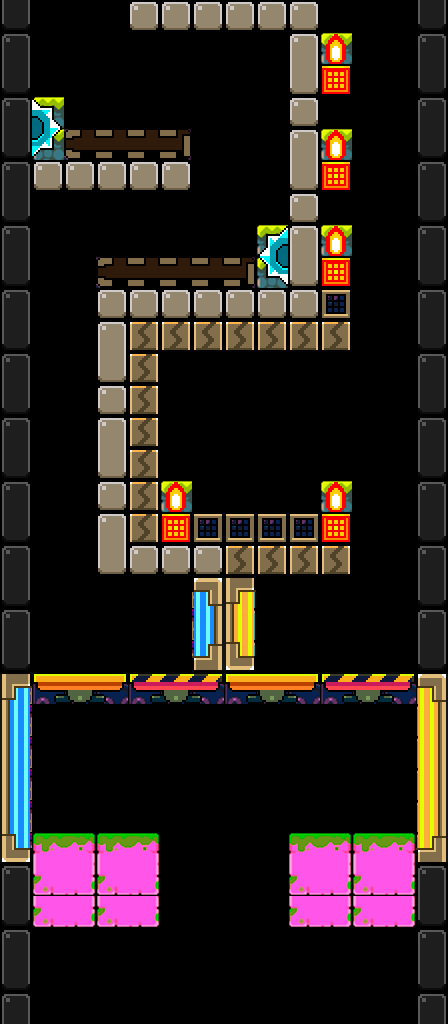

A 2D game scene composited from a Tiled map and its tileset images. What follows is a short description and the map's XML, with each tile layer's data collapsed to a summary:
An orthogonal 14x32 tile map with 32x32 px tiles, 4 tile layers (Colision, Enemigos, Rads, Plataformas), 1 hidden layer not drawn.

<map version="1.0" tiledversion="2017.07.26" orientation="orthogonal" renderorder="right-down" width="14" height="32" tilewidth="32" tileheight="32" nextobjectid="56">
 <tileset firstgid="1" name="plataformas" tilewidth="32" tileheight="32" tilecount="196" columns="28">
  <image source="../plataformas.png" width="896" height="224" />
  <tile id="71">
   <animation>
    <frame tileid="71" duration="100" />
    <frame tileid="15" duration="100" />
   </animation>
  </tile>
  <tile id="72">
   <animation>
    <frame tileid="72" duration="100" />
    <frame tileid="16" duration="100" />
   </animation>
  </tile>
  <tile id="99">
   <animation>
    <frame tileid="99" duration="100" />
    <frame tileid="43" duration="100" />
   </animation>
  </tile>
  <tile id="100">
   <animation>
    <frame tileid="100" duration="100" />
    <frame tileid="44" duration="100" />
   </animation>
  </tile>
  <tile id="102">
   <animation>
    <frame tileid="102" duration="100" />
    <frame tileid="103" duration="100" />
    <frame tileid="104" duration="100" />
   </animation>
  </tile>
  <tile id="112">
   <animation>
    <frame tileid="112" duration="100" />
    <frame tileid="115" duration="100" />
    <frame tileid="118" duration="100" />
    <frame tileid="121" duration="100" />
    <frame tileid="124" duration="100" />
    <frame tileid="127" duration="100" />
   </animation>
  </tile>
  <tile id="113">
   <animation>
    <frame tileid="113" duration="100" />
    <frame tileid="116" duration="100" />
    <frame tileid="119" duration="100" />
    <frame tileid="122" duration="100" />
    <frame tileid="125" duration="100" />
    <frame tileid="128" duration="100" />
   </animation>
  </tile>
  <tile id="114">
   <animation>
    <frame tileid="114" duration="100" />
    <frame tileid="117" duration="100" />
    <frame tileid="120" duration="100" />
    <frame tileid="123" duration="100" />
    <frame tileid="126" duration="100" />
    <frame tileid="129" duration="100" />
   </animation>
  </tile>
  <tile id="140">
   <animation>
    <frame tileid="140" duration="100" />
    <frame tileid="143" duration="100" />
    <frame tileid="146" duration="100" />
    <frame tileid="149" duration="100" />
    <frame tileid="152" duration="100" />
    <frame tileid="155" duration="100" />
   </animation>
  </tile>
  <tile id="141">
   <animation>
    <frame tileid="141" duration="100" />
    <frame tileid="144" duration="100" />
    <frame tileid="147" duration="100" />
    <frame tileid="150" duration="100" />
    <frame tileid="153" duration="100" />
    <frame tileid="156" duration="100" />
   </animation>
  </tile>
  <tile id="142">
   <animation>
    <frame tileid="142" duration="100" />
    <frame tileid="145" duration="100" />
    <frame tileid="148" duration="100" />
    <frame tileid="151" duration="100" />
    <frame tileid="154" duration="100" />
    <frame tileid="157" duration="100" />
   </animation>
  </tile>
 </tileset>
 <layer name="Colision" width="14" height="32">
  <data>[448 cells, 188 non-empty, 9 distinct tile ids]</data>
 </layer>
 <layer name="Enemigos" width="14" height="32">
  <data>[448 cells, 0 non-empty, 0 distinct tile ids]</data>
 </layer>
 <layer name="Rads" width="14" height="32">
  <data>[448 cells, 0 non-empty, 0 distinct tile ids]</data>
 </layer>
 <layer name="Plataformas" width="14" height="32">
  <data>[448 cells, 188 non-empty, 38 distinct tile ids]</data>
 </layer>
 <imagelayer name="Fondo" visible="0" locked="1">
  <image source="../fondos/LeapDay_theme_Waterfall.png" width="486" height="884" />
 </imagelayer>
</map>